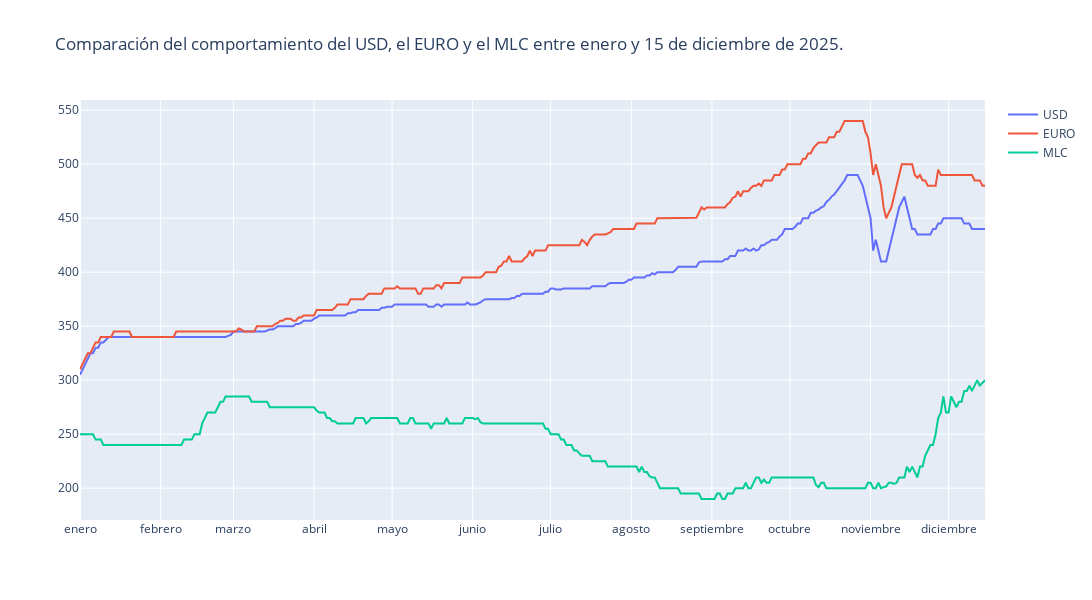

Write notebook code for a chart like this one.
### Markdown cell above
La Respuesta es el precio del USD y el EURO en el mercado informal, y como moneda auxiliar el mlc aunque es una moneda creada para compras en tiendas cubanas tambien tiene alto coste en el mercado. Para alo cuál les comparto el compartamiento del precio de estas tres monedas en el mercado informal utlizando como fuenete las actualizaciones dirias de El Toque, en la cual se observa que aunque son usadas para compras las tienen comportamiento diferente.

### Code cell
code.graph_coin()

### Figure 1 — Plotly figure (JSON) as saved in the notebook; plotly's stock layout.template omitted (floating-point values rounded to 4 significant figures; data arrays with more than 128 entries replaced by an {"elided": "..."} marker saying what was removed)
{"data": [{"mode": "lines", "name": "USD", "type": "scatter", "x": {"elided": "349 int values"}, "y": {"elided": "349 int values"}}, {"mode": "lines", "name": "EURO", "type": "scatter", "x": {"elided": "349 int values"}, "y": {"elided": "349 float values"}}, {"mode": "lines", "name": "MLC", "type": "scatter", "x": {"elided": "349 int values"}, "y": {"elided": "349 float values"}}], "layout": {"height": 600, "title": {"text": "Comparación del comportamiento del USD, el EURO y el MLC entre enero y 15 de diciembre de 2025."}, "width": 1200, "xaxis": {"tickangle": 0, "ticktext": ["enero", "febrero", "marzo", "abril", "mayo", "junio", "julio", "agosto", "septiembre", "octubre", "noviembre", "diciembre"], "tickvals": [0, 31, 59, 90, 120, 151, 181, 212, 243, 273, 304, 334]}}}
